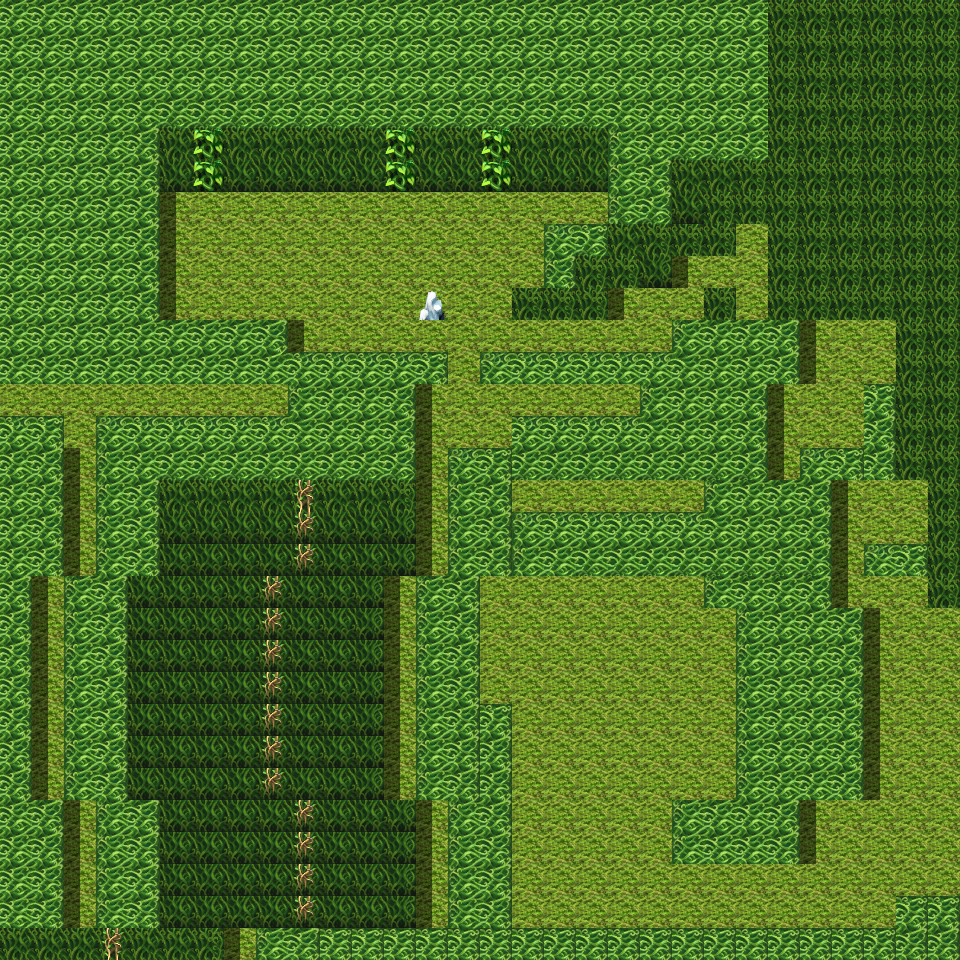

Below is a game level as drawn by its tile map, then a one-line description and the .tmx that defines it (tile-layer data replaced by summaries):
An orthogonal 30x30 tile map with 32x32 px tiles, 1 tile layer (块层 1).

<map version="1.0" orientation="orthogonal" renderorder="right-down" width="30" height="30" tilewidth="32" tileheight="32" nextobjectid="1">
 <tileset firstgid="1" name="green1" tilewidth="32" tileheight="32" tilecount="486">
  <image source="green1.PNG" width="866" height="578" />
 </tileset>
 <layer name="块层 1" width="30" height="30">
  <data>[900 cells, 900 non-empty, 333 distinct tile ids]</data>
 </layer>
</map>